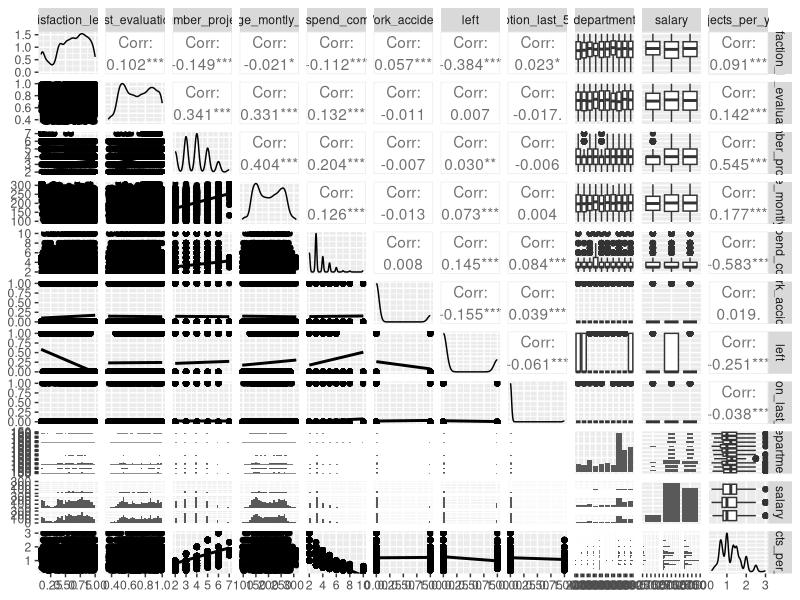

Write R code to recreate this figure. (Note: this script raises an error after producing the figure.)
# HUMAN RESOURCES ANALYTICS KAGGLE DATASET - PREDICTING EMPLOYEE TURNOVER WITH LOGISTIC REGRESSION

## AREAS OF IMPROVEMENT #################################################################################################

# 1 - Add a ROC plot
# 2 - Manage to export predicted probabilities using the cross-validated model
# 3 - Add a confusion matrix with proportions

## CONTENT ##############################################################################################################

# 1 - LOAD THE DATA
# 2 - LOGISTIC REGRESSION
# 3 - ASSESSING THE PREDICTIVE ABILITY OF THE MODEL
# 4 - APPLY CROSS-VALIDATION TO THE LOGISTIC REGRESSION MODEL

## CODE ##############################################################################################################

# 1 - LOAD THE DATA
data <- read.csv("./HR_comma_sep_v2.csv") # Remeber to set the working directory for this line of code to work

# Split the dataset into test and train
n <- nrow(data)
idx <- sample(n, n * .66) # so that the split is 2/3 of the data

train <- data[idx, ]
test <- data[-idx, ]

dim(test)
dim(train)

# Scatterplot matrix

# The below code will install the caTools package if it doesn't exist, and then load it
if (!require(GGally)) install.packages("GGally")
library(GGally)

##'smooth' adds linear fitted line to each scatter plot
ggpairs(train,lower = list(continuous="smooth"))

# 2- APPLY CROSS-VALIDATION TO THE LOGISTIC REGRESSION MODEL

# 10 Fold Cross Validation for Logistic Regression
# To evaluate and critique the models, we need to train the model using part of the data and hold out a portion
# to test on. We will divide the data into 10 parts- using 9 parts as training data and 1 part as testing data,
# and alternate which was the 9 and the 1, so that each of the 10 parts gets to be training data 9 times and
# testing data once. This is called ten-fold cross-validation.

# The below code will install the caret package if it doesn't exist, and then load it
if (!require(caret)) install.packages("caret")
library(caret)

#Install the below package if you get the following message: Error in requireNamespaceQuietStop("e1071") : package e1071 is required
#install.packages('e1071', dependencies=TRUE)

# Define training control
train_control <- trainControl(method="cv", number=10)
train$left<-as.factor(train$left)

# Fix the parameters of the algorithm
grid <- expand.grid()

# 3- LOGISTIC REGRESSION MODEL

# Train the model
logit_model <- train(left~., data=train, trControl=train_control, method="glm",family=binomial())

#Install the below package if you get the following message: Error in requireNamespaceQuietStop("e1071") : package e1071 is required
#install.packages('e1071', dependencies=TRUE)

# Summarize results of the cross-validation
print(logit_model) 

summary(logit_model)

# McFadden R2 index can be used to assess the model fit

# values from 0.2-0.4 indicate (in McFadden's words) excellent model fit (https://stats.stackexchange.com/questions/82105/mcfaddens-pseudo-r2-interpretation)

library(pscl)
pR2(logit_model)

# Tailored summary of the logistic regression model
exp(cbind(Coefficient = coef(logit_model), confint(logit_model)))
Variable_Coefficient<- exp(cbind(Coefficient = coef(logit_model)))
Variable_Significance<- coef(summary(logit_model))[,4]
Numerical_insight<-1/Variable_Coefficient
Log_regression_summary_Andres<-cbind(Variable_Significance,Variable_Coefficient,Numerical_insight)
Log_regression_summary_Andres
formattable(Log_regression_summary_Andres)

# Insights
print("For every increment of 1 unit in the performance score, the employee is 28,11% more likely to leave")
print("For every increment of 1 year in tenure, the employee is 22,68% more likely to leave")

# 4 - ASSESSING THE PREDICTIVE ABILITY OF THE MODEL

# Make a prediction and compare results against the test dataset

# EXPAND CODE - Cannot use predict with the model generated with the cross validation, need to find a way to fix that
logit_model<- glm(left~.,data=data,binomial())

newdata <- select(test,-left) ## In newdata you have to include a selection of the columns that are part of your model (your independent variables)
fitted.results <- predict(logit_model,newdata,type='response')

## Save raw probability of survival for visualization purposes
write.csv(fitted.results,file="leaver_probabilities_HRA.csv",row.names=TRUE)

write.csv(test$left,file="test$left_HRA.csv",row.names=TRUE)

# Confusion matrix
predict <- predict(logit_model, newdata,type = 'response')
table(test$left,predict>0.5)

# TO EXPAND CODE Generate the confusion matrix showing proportions

# Calculate accuracy
fitted.results <- ifelse(fitted.results >0.5,1,0)
## the output of predict is a value in range 0 to 1. If the probability is greater than 0.5 then we give it a 1, otherwise we assign 0 to that value
misClasificError <- mean(fitted.results !=test$left)
print(paste('Accuracy',1-misClasificError))

library(ggplot2)
rocplot(logit_model)
